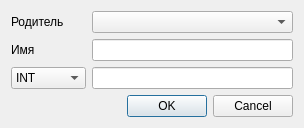
<?xml version="1.0" encoding="UTF-8"?>
<ui version="4.0">
 <class>AddSlot</class>
 <widget class="QDialog" name="AddSlot">
  <property name="geometry">
   <rect>
    <x>0</x>
    <y>0</y>
    <width>304</width>
    <height>121</height>
   </rect>
  </property>
  <property name="windowTitle">
   <string>Dialog</string>
  </property>
  <layout class="QGridLayout" name="gridLayout_2">
   <item row="0" column="0">
    <layout class="QGridLayout" name="gridLayout">
     <item row="0" column="0">
      <widget class="QLabel" name="label">
       <property name="text">
        <string>Родитель</string>
       </property>
      </widget>
     </item>
     <item row="0" column="1">
      <widget class="QComboBox" name="comboBox_parentFrame"/>
     </item>
     <item row="1" column="0">
      <widget class="QLabel" name="label_2">
       <property name="text">
        <string>Имя</string>
       </property>
      </widget>
     </item>
     <item row="1" column="1">
      <widget class="QLineEdit" name="lineEdit_slotName"/>
     </item>
     <item row="2" column="0">
      <widget class="QComboBox" name="comboBox_slotType">
       <item>
        <property name="text">
         <string>INT</string>
        </property>
       </item>
       <item>
        <property name="text">
         <string>FLOAT</string>
        </property>
       </item>
       <item>
        <property name="text">
         <string>BOOL</string>
        </property>
       </item>
       <item>
        <property name="text">
         <string>STRING</string>
        </property>
       </item>
      </widget>
     </item>
     <item row="2" column="1">
      <widget class="QLineEdit" name="lineEdit_slotValue"/>
     </item>
    </layout>
   </item>
   <item row="1" column="0">
    <widget class="QDialogButtonBox" name="buttonBox">
     <property name="orientation">
      <enum>Qt::Horizontal</enum>
     </property>
     <property name="standardButtons">
      <set>QDialogButtonBox::Cancel|QDialogButtonBox::Ok</set>
     </property>
    </widget>
   </item>
  </layout>
 </widget>
 <resources/>
 <connections>
  <connection>
   <sender>buttonBox</sender>
   <signal>accepted()</signal>
   <receiver>AddSlot</receiver>
   <slot>accept()</slot>
   <hints>
    <hint type="sourcelabel">
     <x>248</x>
     <y>254</y>
    </hint>
    <hint type="destinationlabel">
     <x>157</x>
     <y>274</y>
    </hint>
   </hints>
  </connection>
  <connection>
   <sender>buttonBox</sender>
   <signal>rejected()</signal>
   <receiver>AddSlot</receiver>
   <slot>reject()</slot>
   <hints>
    <hint type="sourcelabel">
     <x>316</x>
     <y>260</y>
    </hint>
    <hint type="destinationlabel">
     <x>286</x>
     <y>274</y>
    </hint>
   </hints>
  </connection>
 </connections>
</ui>
